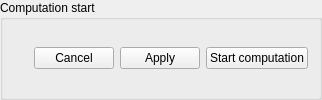
    <widget class="QGroupBox" name="groupBox">
     <property name="sizePolicy">
      <sizepolicy hsizetype="Preferred" vsizetype="Minimum">
       <horstretch>0</horstretch>
       <verstretch>0</verstretch>
      </sizepolicy>
     </property>
     <property name="sizeHint" stdset="0">
      <size>
       <width>352</width>
       <height>73</height>
      </size>
     </property>
     <property name="toolTip">
      <string>&lt;html&gt;&lt;head/&gt;&lt;body&gt;&lt;p&gt;&lt;span style=&quot; font-size:9pt;&quot;&gt;Run the computation.&lt;/span&gt;&lt;/p&gt;&lt;/body&gt;&lt;/html&gt;</string>
     </property>
     <property name="title">
      <string>Computation start</string>
     </property>
     <layout class="QHBoxLayout" name="horizontalLayout_5">
      <item>
       <spacer>
        <property name="orientation">
         <enum>Qt::Horizontal</enum>
        </property>
        <property name="sizeHint" stdset="0">
         <size>
          <width>20</width>
          <height>20</height>
         </size>
        </property>
       </spacer>
      </item>
      <item>
       <widget class="QPushButton" name="pushButtonCancel">
        <property name="text">
         <string>Cancel</string>
        </property>
       </widget>
      </item>
      <item>
       <widget class="QPushButton" name="pushButtonApply">
        <property name="text">
         <string>Apply</string>
        </property>
       </widget>
      </item>
      <item>
       <widget class="QPushButton" name="pushButtonRunSubmit">
        <property name="toolTip">
         <string>&lt;html&gt;&lt;head/&gt;&lt;body&gt;&lt;p&gt;&lt;span style=&quot; font-size:9pt;&quot;&gt;Run the computation.&lt;/span&gt;&lt;/p&gt;&lt;/body&gt;&lt;/html&gt;</string>
        </property>
        <property name="layoutDirection">
         <enum>Qt::LeftToRight</enum>
        </property>
        <property name="text">
         <string>Start computation</string>
        </property>
       </widget>
      </item>
     </layout>
    </widget>
